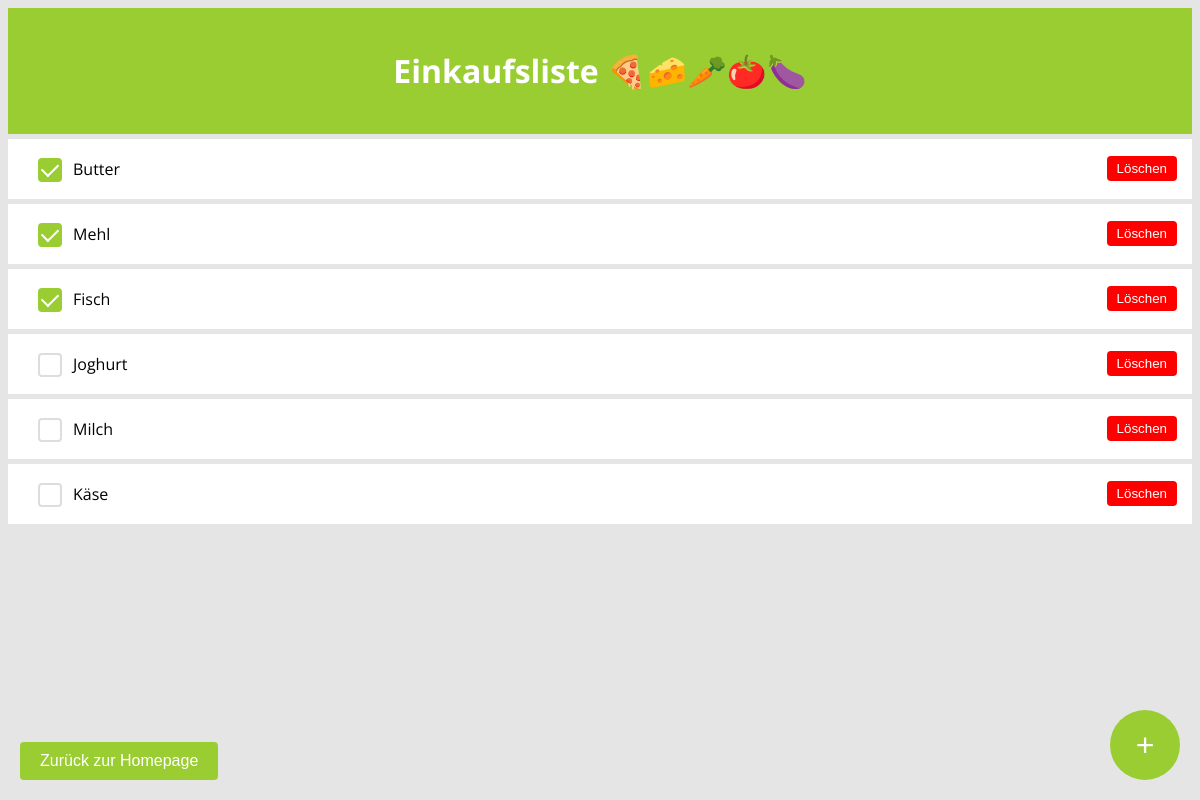
The page /mylist/ on the database as committed earlier.
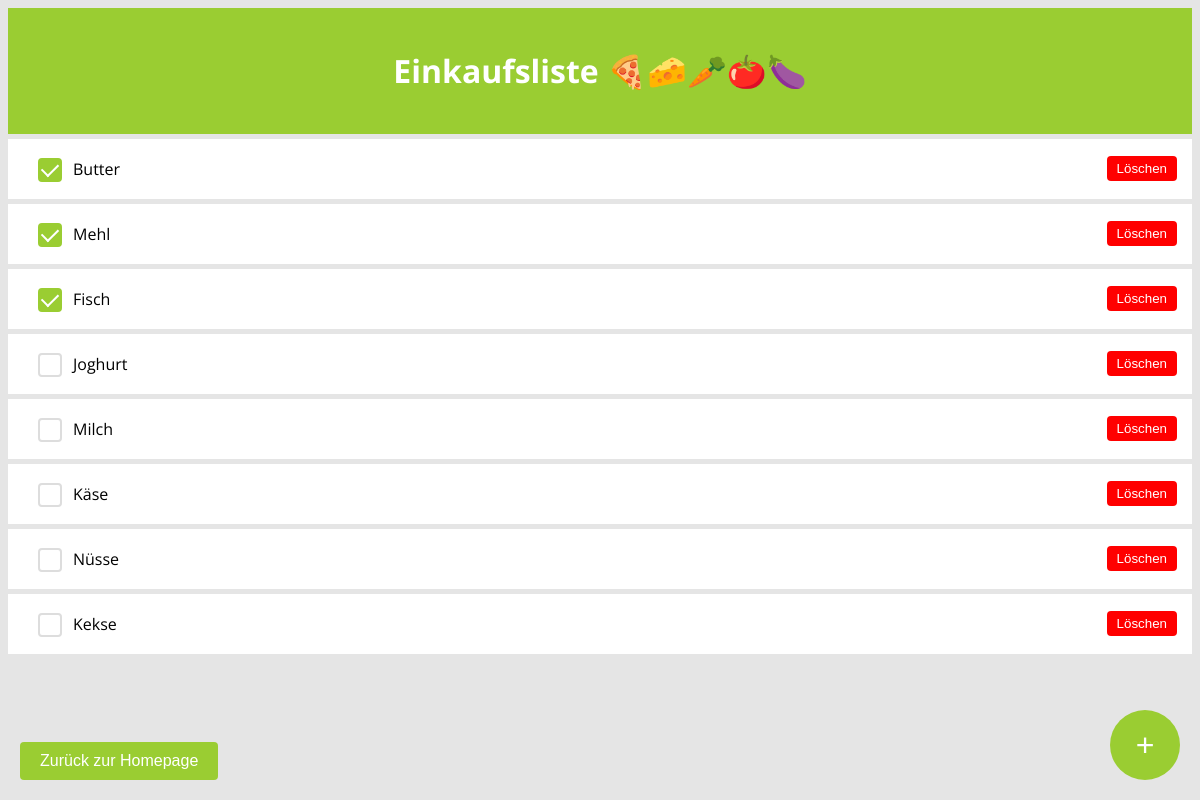
The same page on the database as committed later.
### mylist/models.py (models this page shows, shortened)
class ShoppingItem(models.Model):
    created_at = models.DateField(default=date.today)
    name = models.CharField(max_length=255)
    done = models.BooleanField(default=False)

### mylist/views.py (the view)
# urls.py: path('mylist/', mylist),
def mylist(request):
    if request.method == 'POST':
        item_name = request.POST.get('itemName')
        if item_name:  # Überprüfe, ob ein Name vorhanden ist
            ShoppingItem.objects.create(name=item_name)
    all_items = ShoppingItem.objects.all()
    return render(request, 'shopping_list.html', {'all_items': all_items})

### mylist/templates/shopping_list.html (shortened to what this page needs)
<!DOCTYPE html>
<html lang="en">
<head>
    {% load static %}
    <link rel="stylesheet" href="{% static 'css/styles.css' %}">
</head>
<body>
    <header>
        <h1>Einkaufsliste 🍕🧀🥕🍅🍆</h1>
    </header>
    {% for row in all_items %}
    <div class="list-item">
        <label for="checkbox{{ row.id }}" class="checkbox-label">{{ row.name }}</label>
        <button class="delete-button" onclick="deleteItem('{{ row.id }}')">Löschen</button>
    </div>
    {% endfor %}
    <button class="fab-button" onclick="openModal()">+</button>
    <button class="back-button" onclick="window.location.href='/'">Zurück zur Homepage</button>
</body>
</html>

### mylist/static/css/styles.css (style rules this page uses)
body { font-family: 'Open Sans', sans-serif; background-color: rgba(0, 0, 0, 0.1); }
header { background-color: yellowgreen; color: white; padding: 20px; text-align: center; }
.fab-button { height: 70px; width: 70px; border-radius: 50%; border: unset; color: white; background-color: yellowgreen; font-size: 32px; position: absolute; right: 20px; bottom: 20px; transition: background-color 0.3s ease; }
.list-item { background-color: white; height: 60px; padding-left: 30px; display: flex; align-items: center; margin-top: 5px; }
.delete-button { background-color: red; color: white; padding: 5px 10px; border: none; border-radius: 4px; cursor: pointer; margin-left: auto; margin-right: 15px; }
.checkbox-label { position: relative; padding-left: 35px; cursor: pointer; font-size: 16px; margin-right: auto; }
.checkbox-label::before { content: ""; position: absolute; left: 0; top: 0; width: 20px; height: 20px; border: 2px solid #ddd; border-radius: 4px; background-color: white; transition: background-color 0.3s ease; }
.custom-checkbox:checked + .checkbox-label::before { background-color: yellowgreen; border-color: yellowgreen; }
.checkbox-label::after { content: ""; position: absolute; left: 7px; top: 2px; width: 8px; height: 14px; border: solid white; border-width: 0 2px 2px 0; transform: rotate(45deg); opacity: 0; transition: opacity 0.3s ease; }
.custom-checkbox:checked + .checkbox-label::after { opacity: 1; }
.delete-button { background-color: red; color: white; padding: 5px 10px; border: none; border-radius: 4px; cursor: pointer; margin-left: 10px; }
.back-button { position: fixed; bottom: 20px; left: 20px; background-color: yellowgreen; color: white; padding: 10px 20px; border: none; border-radius: 4px; cursor: pointer; font-size: 16px; transition: background-color 0.3s; }

Rows that differ between the two databases and show on the page:
added ShoppingItem: name "Nüsse"
added ShoppingItem: name "Kekse"
